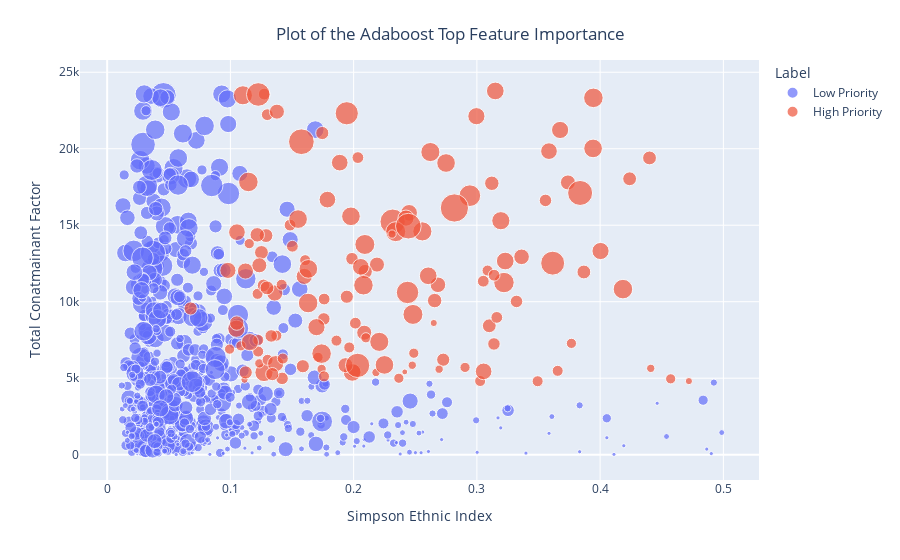

Notebook code for this chart:
### Code cell
fig = px.scatter(
    new_df, 
    x="Simpson_Ethnic_DI", 
    y="Sum_ContaminantFactor", 
    color="Label",
    size='Num_Contaminants', 
    hover_data=['Sum_ContaminantFactor'],
    labels={
        "Sum_ContaminantFactor": "Total Conatmainant Factor",
        "Simpson_Ethnic_DI" : " Simpson Ethnic Index"
                     
                 },
)

fig.update_layout(
    title={
        'text': "Plot of the Adaboost Top Feature Importance",
        'y':0.95,
        'x':0.5,
        'xanchor': 'center',
        'yanchor': 'top'})


fig.show()

### Figure 1 — Plotly figure (JSON) as saved in the notebook; plotly's stock layout.template omitted (floating-point values rounded to 4 significant figures; data arrays with more than 128 entries replaced by an {"elided": "..."} marker saying what was removed)
{"data": [{"hovertemplate": "Label=Low Priority<br> Simpson Ethnic Index=%{x}<br>Total Conatmainant Factor=%{y}<br>Num_Contaminants=%{marker.size}<extra></extra>", "legendgroup": "Low Priority", "marker": {"color": "#636efa", "size": {"elided": "696 int values"}, "sizemode": "area", "sizeref": 0.115, "symbol": "circle"}, "mode": "markers", "name": "Low Priority", "orientation": "v", "showlegend": true, "type": "scatter", "x": {"elided": "696 float values"}, "xaxis": "x", "y": {"elided": "696 int values"}, "yaxis": "y"}, {"hovertemplate": "Label=High Priority<br> Simpson Ethnic Index=%{x}<br>Total Conatmainant Factor=%{y}<br>Num_Contaminants=%{marker.size}<extra></extra>", "legendgroup": "High Priority", "marker": {"color": "#EF553B", "size": {"elided": "138 int values"}, "sizemode": "area", "sizeref": 0.115, "symbol": "circle"}, "mode": "markers", "name": "High Priority", "orientation": "v", "showlegend": true, "type": "scatter", "x": {"elided": "138 float values"}, "xaxis": "x", "y": {"elided": "138 int values"}, "yaxis": "y"}], "layout": {"legend": {"itemsizing": "constant", "title": {"text": "Label"}, "tracegroupgap": 0}, "margin": {"t": 60}, "title": {"text": "Plot of the Adaboost Top Feature Importance", "x": 0.5, "xanchor": "center", "y": 0.95, "yanchor": "top"}, "xaxis": {"anchor": "y", "domain": [0, 1], "title": {"text": " Simpson Ethnic Index"}}, "yaxis": {"anchor": "x", "domain": [0, 1], "title": {"text": "Total Conatmainant Factor"}}}}
